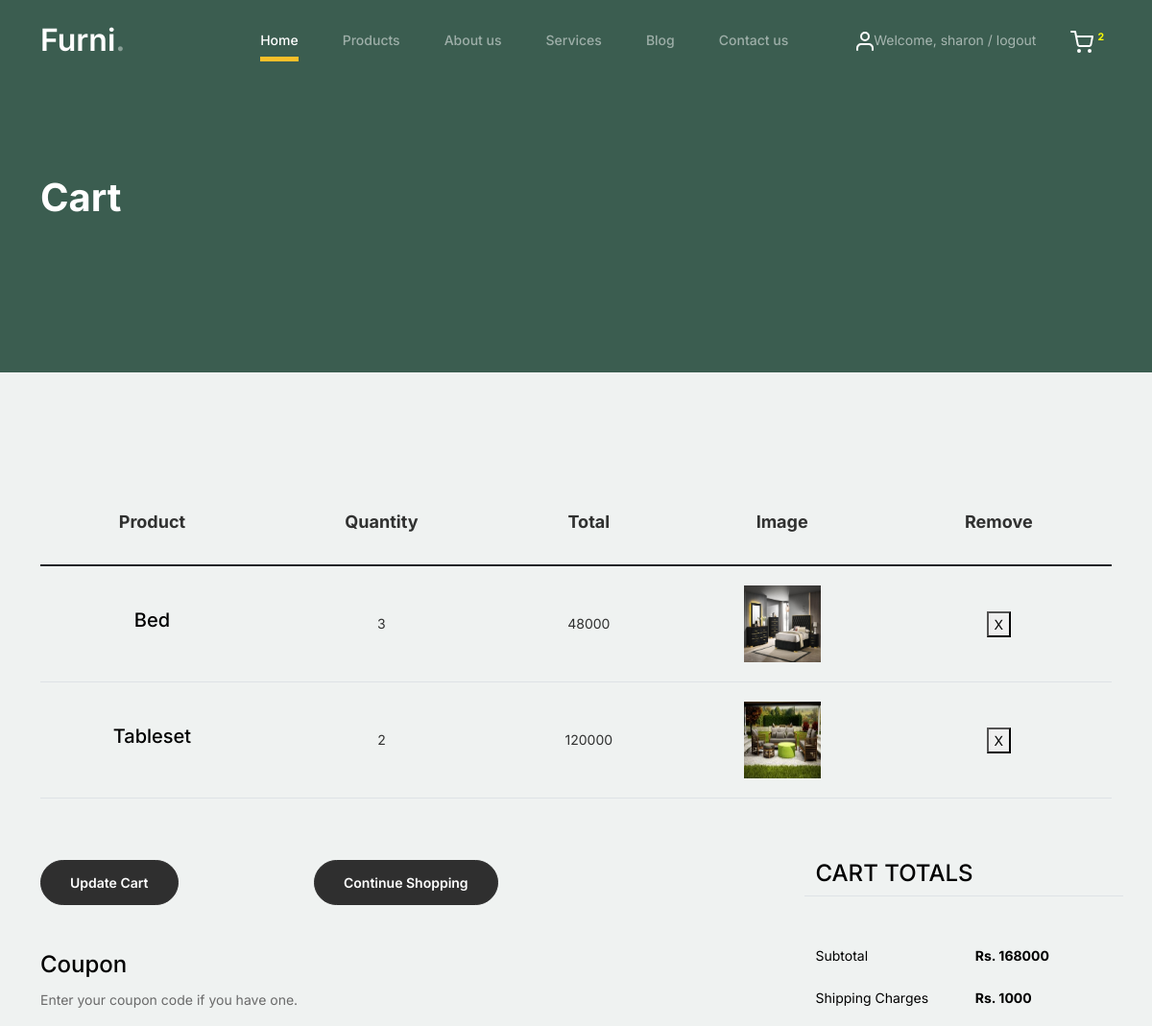
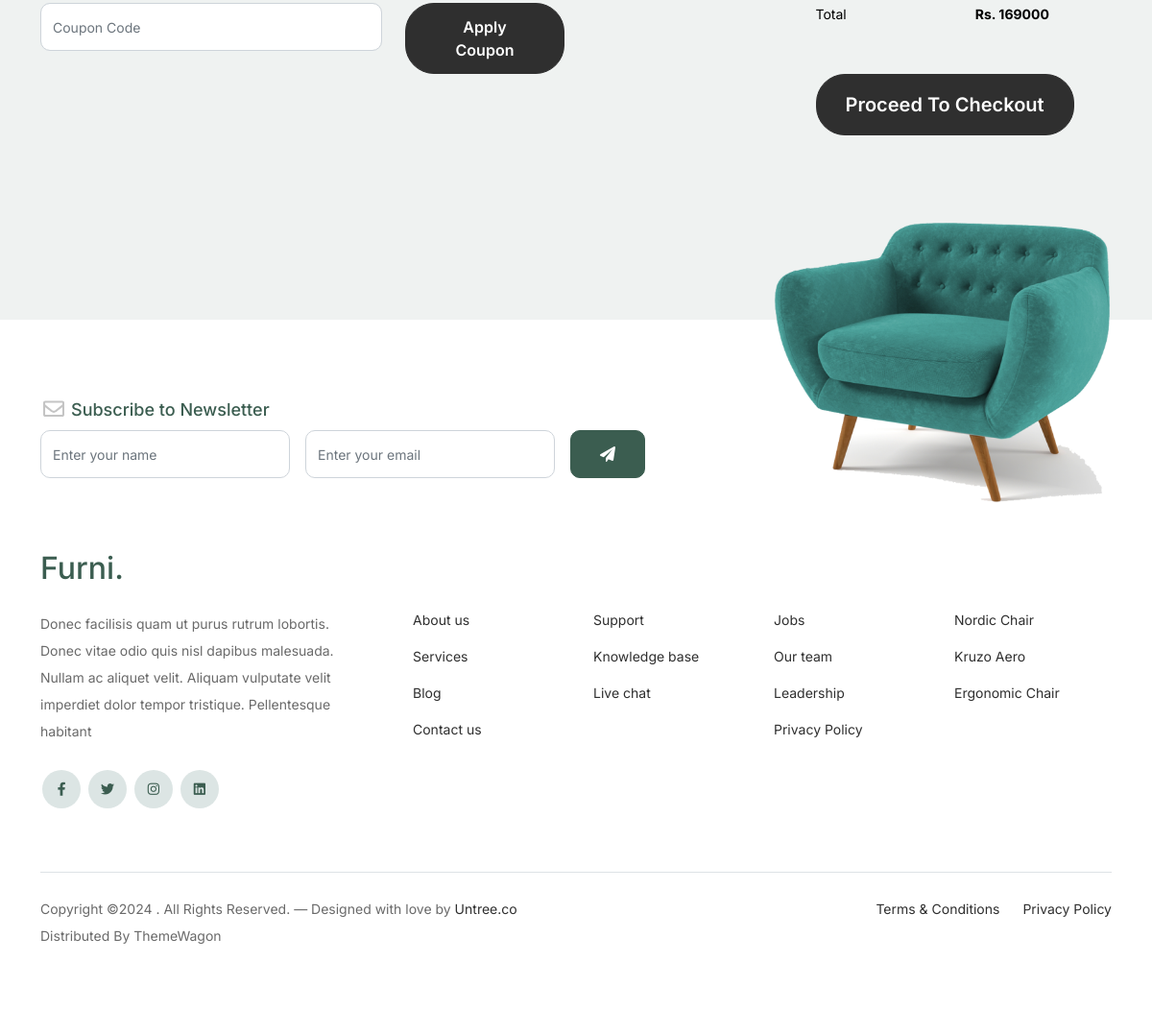
Page /cart_page/ (signed in) on the committed database (2 pictures, top to bottom).
### WebApp/models.py (models this page shows)
class CartDB(models.Model):
    Username = models.CharField(max_length=100, null=True, blank=True)
    Product_Name = models.CharField(max_length=100, null=True, blank=True)
    Product_Quantity = models.IntegerField(null=True, blank=True)
    Total_Price = models.IntegerField(null=True, blank=True)
    Product_Image = models.ImageField(upload_to="cart_images/", null=True, blank=True)

### WebApp/views.py (the view)
# urls.py: path('cart_page/', views.cart_page, name='cart_page'),
def cart_page(request):
    cart = CartDB.objects.filter(Username=request.session['Signup_Name'])
    x = cart.count()
    subtotal = 0
    shipping_charge = 0
    total = 0
    for i in cart:
        subtotal += i.Total_Price
        if subtotal > 200000:
            shipping_charge = 4000
        else:
            shipping_charge = 1000
        total = subtotal + shipping_charge
    return render(request, "cart_page.html", {'cart': cart, 'subtotal': subtotal,
                                              'shipping_charge': shipping_charge, 'total': total, 'x': x})

### WebApp/templates/cart_page.html (shortened to what this page needs)
<!doctype html>
{% load static %}
<html lang="en">
<head>
    <link href="{% static 'web/css/bootstrap.min.css' %}" rel="stylesheet">
    <link href="https://cdnjs.cloudflare.com/ajax/libs/font-awesome/6.0.0-beta3/css/all.min.css" rel="stylesheet">
    <link href="{% static 'web/css/tiny-slider.css' %}" rel="stylesheet">
    <link href="{% static 'web/css/style.css' %}" rel="stylesheet">
</head>
<body>
<nav class="custom-navbar navbar navbar navbar-expand-md navbar-dark bg-dark" arial-label="Furni navigation bar">
    <div class="container">
        <a class="navbar-brand" href="index.html">Furni<span>.</span></a>
        <div class="collapse navbar-collapse" id="navbarsFurni">
            <ul class="custom-navbar-nav navbar-nav ms-auto mb-2 mb-md-0">
                <li class="nav-item active">
                    <a class="nav-link" href="{% url 'home' %}">Home</a>
                </li>
                <li><a class="nav-link" href="{% url 'product_page' %}">Products</a></li>
                <li><a class="nav-link" href="{% url 'about_us' %}">About us</a></li>
                <li><a class="nav-link" href="services.html">Services</a></li>
                <li><a class="nav-link" href="blog.html">Blog</a></li>
                <li><a class="nav-link" href="{% url 'contact_us' %}">Contact us</a></li>
            </ul>
            <ul class="custom-navbar-cta navbar-nav mb-2 mb-md-0 ms-5">
                {% if request.session.Signup_Name %}
                <li><a class="nav-link" href="{% url 'user_logout' %}"><img src="{% static 'web/images/user.svg' %}">Welcome,
                    {{request.session.Signup_Name}} / logout</a>
                </li>
                {% else %}
                <li><a class="nav-link" href="#"><img src="{% static 'web/images/user.svg' %}"></a>
                </li>
                {% endif %}
                <li><a class="nav-link" href="{% url 'cart_page' %}"><img src="{% static 'web/images/cart.svg' %}">
                <sup style="color: yellow"><b> {{x}}</b></sup></a>
                </li>
            </ul>
        </div>
    </div>
</nav>
<div class="hero">
    <div class="container">
        <div class="row justify-content-between">
            <div class="col-lg-5">
                <div class="intro-excerpt">
                    <h1>Cart</h1>
                </div>
            </div>
            <div class="col-lg-7">
            </div>
        </div>
    </div>
</div>
<div class="untree_co-section before-footer-section">
    <div class="container">
        <div class="row mb-5">
                <div class="site-blocks-table">
                    <table class="table">
                        <thead>
                        <tr>
                            <th class="product-name">Product</th>
                            <th class="product-quantity">Quantity</th>
                            <th class="product-total">Total</th>
                            <th class="product-price">Image</th>
                            <th class="product-remove">Remove</th>
                        </tr>
                        </thead>
                        <tbody>
                        {% for i in cart %}
                        <tr>
                            <td class="product-name">
                                <h2 class="h5 text-black">{{i.Product_Name}}</h2>
                            </td>
                            <td>
                                {{i.Product_Quantity}}
                            </td>
                            <td>{{i.Total_Price}}</td>
                            <td>
                                <img src="{{i.Product_Image.url}}" width="80px" height="80px">
                            </td>
                            <td><a href="{% url 'delete_cart' cart_id=i.id %}" class="btn btn-black btn-sm">
                                <button>X</button>
                            </a></td>
                        </tr>
                        {% endfor %}
                        </tbody>
                    </table>
                </div>
        </div>
        <div class="row">
            <div class="col-md-6">
                <div class="row mb-5">
                    <div class="col-md-6 mb-3 mb-md-0">
                        <button class="btn btn-black btn-sm btn-block">Update Cart</button>
                    </div>
                    <div class="col-md-6">
                        <button class="btn btn-outline-black btn-sm btn-block">Continue Shopping</button>
                    </div>
                </div>
                <div class="row">
                    <div class="col-md-12">
                        <label class="text-black h4" for="coupon">Coupon</label>
                        <p>Enter your coupon code if you have one.</p>
                    </div>
                    <div class="col-md-8 mb-3 mb-md-0">
                        <input type="text" class="form-control py-3" id="coupon" placeholder="Coupon Code">
                    </div>
                    <div class="col-md-4">
                        <button class="btn btn-black">Apply Coupon</button>
                    </div>
                </div>
            </div>
            <div class="col-md-6 pl-5">
                <div class="row justify-content-end">
                    <div class="col-md-7">
                        <div class="row">
                            <div class="col-md-12 text-right border-bottom mb-5">
                                <h3 class="text-black h4 text-uppercase">Cart Totals</h3>
                            </div>
                        </div>
                        <div class="row mb-3">
                            <div class="col-md-6">
                                <span class="text-black">Subtotal</span>
                            </div>
                            <div class="col-md-6 text-right">
                                <strong class="text-black">Rs. {{subtotal}}</strong>
                            </div>
                        </div>
                        <div class="row mb-3">
                            <div class="col-md-6">
                                <span class="text-black">Shipping Charges</span>
                            </div>
                            <div class="col-md-6 text-right">
                                <strong class="text-black">Rs. {{shipping_charge}}</strong>
                            </div>
                        </div>
                        <div class="row mb-5">
                            <div class="col-md-6">
                                <span class="text-black">Total</span>
                            </div>
                            <div class="col-md-6 text-right">
                                <strong class="text-black">Rs. {{total}}</strong>
                            </div>
                        </div>
                        <div class="row">
                            <div class="col-md-12">
                                <a class="btn btn-black btn-lg py-3 btn-block"
                                   href="{% url 'checkout' %}">Proceed To Checkout
                                </a>
                            </div>
                        </div>
                    </div>
                </div>
            </div>
        </div>
    </div>
</div>
<footer class="footer-section">
    <div class="container relative">
        <div class="sofa-img">
            <img src="images/sofa.png" alt="Image" class="img-fluid">
        </div>
        <div class="row">
            <div class="col-lg-8">
                <div class="subscription-form">
                    <h3 class="d-flex align-items-center"><span class="me-1"><img src="images/envelope-outline.svg"
                                                                                  alt="Image"
                                                                                  class="img-fluid"></span><span>Subscribe to Newsletter</span>
                    </h3>
                    <form action="#" class="row g-3">
                        <div class="col-auto">
                            <input type="text" class="form-control" placeholder="Enter your name">
                        </div>
                        <div class="col-auto">
                            <input type="email" class="form-control" placeholder="Enter your email">
                        </div>
                        <div class="col-auto">
                            <button class="btn btn-primary">
                                <span class="fa fa-paper-plane"></span>
                            </button>
                        </div>
                    </form>
                </div>
            </div>
        </div>
        <div class="row g-5 mb-5">
            <div class="col-lg-4">
                <div class="mb-4 footer-logo-wrap"><a href="#" class="footer-logo">Furni<span>.</span></a></div>
                <p class="mb-4">Donec facilisis quam ut purus rutrum lobortis. Donec vitae odio quis nisl dapibus
                    malesuada. Nullam ac aliquet velit. Aliquam vulputate velit imperdiet dolor tempor tristique.
                    Pellentesque habitant</p>
                <ul class="list-unstyled custom-social">
                    <li><a href="#"><span class="fa fa-brands fa-facebook-f"></span></a></li>
                    <li><a href="#"><span class="fa fa-brands fa-twitter"></span></a></li>
                    <li><a href="#"><span class="fa fa-brands fa-instagram"></span></a></li>
                    <li><a href="#"><span class="fa fa-brands fa-linkedin"></span></a></li>
                </ul>
            </div>
            <div class="col-lg-8">
                <div class="row links-wrap">
                    <div class="col-6 col-sm-6 col-md-3">
                        <ul class="list-unstyled">
                            <li><a href="#">About us</a></li>
                            <li><a href="#">Services</a></li>
                            <li><a href="#">Blog</a></li>
                            <li><a href="#">Contact us</a></li>
                        </ul>
                    </div>
                    <div class="col-6 col-sm-6 col-md-3">
                        <ul class="list-unstyled">
                            <li><a href="#">Support</a></li>
                            <li><a href="#">Knowledge base</a></li>
                            <li><a href="#">Live chat</a></li>
                        </ul>
                    </div>
                    <div class="col-6 col-sm-6 col-md-3">
                        <ul class="list-unstyled">
                            <li><a href="#">Jobs</a></li>
                            <li><a href="#">Our team</a></li>
                            <li><a href="#">Leadership</a></li>
                            <li><a href="#">Privacy Policy</a></li>
                        </ul>
                    </div>
                    <div class="col-6 col-sm-6 col-md-3">
                        <ul class="list-unstyled">
                            <li><a href="#">Nordic Chair</a></li>
                            <li><a href="#">Kruzo Aero</a></li>
                            <li><a href="#">Ergonomic Chair</a></li>
                        </ul>
                    </div>
                </div>
            </div>
        </div>
        <div class="border-top copyright">
            <div class="row pt-4">
                <div class="col-lg-6">
                    <p class="mb-2 text-center text-lg-start">Copyright &copy;
                        . All Rights Reserved. &mdash; Designed with love by <a href="https://untree.co">Untree.co</a>
                        Distributed By <a hreff="https://themewagon.com">ThemeWagon</a>
                    </p>
                </div>
                <div class="col-lg-6 text-center text-lg-end">
                    <ul class="list-unstyled d-inline-flex ms-auto">
                        <li class="me-4"><a href="#">Terms &amp; Conditions</a></li>
                        <li><a href="#">Privacy Policy</a></li>
                    </ul>
                </div>
            </div>
        </div>
    </div>
</footer>
</body>
</html>

### rows in the picture
CartDB: Product_Name "Bed", Product_Quantity "3", Total_Price "48000", Product_Image (picture)
CartDB: Product_Name "Tableset", Product_Quantity "2", Total_Price "120000", Product_Image (picture)

### other values in the picture
{{ request.session.Signup_Name }} "sharon"
{{ x }} "2"
{{ subtotal }} "168000"
{{ shipping_charge }} "1000"
{{ total }} "169000"
